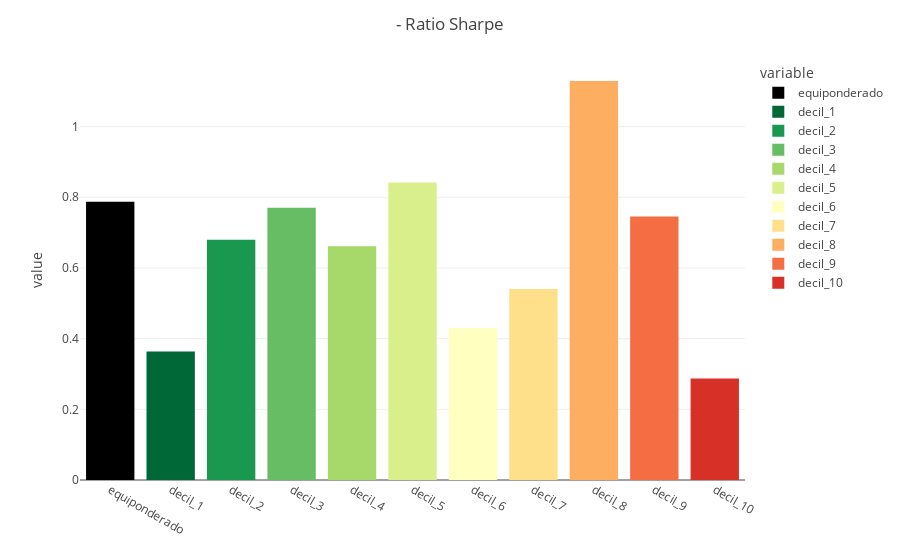

The code cell stored with this chart in its notebook:
### Code cell
pl.plot_sharpe(rets)

### Figure 1 — Plotly figure (JSON) as saved in the notebook; plotly's stock layout.template omitted (floating-point values rounded to 4 significant figures)
{"data": [{"alignmentgroup": "True", "hovertemplate": "variable=equiponderado<br>index=%{x}<br>value=%{y}<extra></extra>", "legendgroup": "equiponderado", "marker": {"color": "#000000", "pattern": {"shape": ""}}, "name": "equiponderado", "offsetgroup": "equiponderado", "orientation": "v", "showlegend": true, "textposition": "auto", "type": "bar", "x": ["equiponderado", "decil_1", "decil_2", "decil_3", "decil_4", "decil_5", "decil_6", "decil_7", "decil_8", "decil_9", "decil_10"], "xaxis": "x", "y": [0.7877, 0, 0, 0, 0, 0, 0, 0, 0, 0, 0], "yaxis": "y"}, {"alignmentgroup": "True", "hovertemplate": "variable=decil_1<br>index=%{x}<br>value=%{y}<extra></extra>", "legendgroup": "decil_1", "marker": {"color": "rgb(0,104,55)", "pattern": {"shape": ""}}, "name": "decil_1", "offsetgroup": "decil_1", "orientation": "v", "showlegend": true, "textposition": "auto", "type": "bar", "x": ["equiponderado", "decil_1", "decil_2", "decil_3", "decil_4", "decil_5", "decil_6", "decil_7", "decil_8", "decil_9", "decil_10"], "xaxis": "x", "y": [0, 0.3639, 0, 0, 0, 0, 0, 0, 0, 0, 0], "yaxis": "y"}, {"alignmentgroup": "True", "hovertemplate": "variable=decil_2<br>index=%{x}<br>value=%{y}<extra></extra>", "legendgroup": "decil_2", "marker": {"color": "rgb(26,152,80)", "pattern": {"shape": ""}}, "name": "decil_2", "offsetgroup": "decil_2", "orientation": "v", "showlegend": true, "textposition": "auto", "type": "bar", "x": ["equiponderado", "decil_1", "decil_2", "decil_3", "decil_4", "decil_5", "decil_6", "decil_7", "decil_8", "decil_9", "decil_10"], "xaxis": "x", "y": [0, 0, 0.6796, 0, 0, 0, 0, 0, 0, 0, 0], "yaxis": "y"}, {"alignmentgroup": "True", "hovertemplate": "variable=decil_3<br>index=%{x}<br>value=%{y}<extra></extra>", "legendgroup": "decil_3", "marker": {"color": "rgb(102,189,99)", "pattern": {"shape": ""}}, "name": "decil_3", "offsetgroup": "decil_3", "orientation": "v", "showlegend": true, "textposition": "auto", "type": "bar", "x": ["equiponderado", "decil_1", "decil_2", "decil_3", "decil_4", "decil_5", "decil_6", "decil_7", "decil_8", "decil_9", "decil_10"], "xaxis": "x", "y": [0, 0, 0, 0.7701, 0, 0, 0, 0, 0, 0, 0], "yaxis": "y"}, {"alignmentgroup": "True", "hovertemplate": "variable=decil_4<br>index=%{x}<br>value=%{y}<extra></extra>", "legendgroup": "decil_4", "marker": {"color": "rgb(166,217,106)", "pattern": {"shape": ""}}, "name": "decil_4", "offsetgroup": "decil_4", "orientation": "v", "showlegend": true, "textposition": "auto", "type": "bar", "x": ["equiponderado", "decil_1", "decil_2", "decil_3", "decil_4", "decil_5", "decil_6", "decil_7", "decil_8", "decil_9", "decil_10"], "xaxis": "x", "y": [0, 0, 0, 0, 0.6614, 0, 0, 0, 0, 0, 0], "yaxis": "y"}, {"alignmentgroup": "True", "hovertemplate": "variable=decil_5<br>index=%{x}<br>value=%{y}<extra></extra>", "legendgroup": "decil_5", "marker": {"color": "rgb(217,239,139)", "pattern": {"shape": ""}}, "name": "decil_5", "offsetgroup": "decil_5", "orientation": "v", "showlegend": true, "textposition": "auto", "type": "bar", "x": ["equiponderado", "decil_1", "decil_2", "decil_3", "decil_4", "decil_5", "decil_6", "decil_7", "decil_8", "decil_9", "decil_10"], "xaxis": "x", "y": [0, 0, 0, 0, 0, 0.8416, 0, 0, 0, 0, 0], "yaxis": "y"}, {"alignmentgroup": "True", "hovertemplate": "variable=decil_6<br>index=%{x}<br>value=%{y}<extra></extra>", "legendgroup": "decil_6", "marker": {"color": "rgb(255,255,191)", "pattern": {"shape": ""}}, "name": "decil_6", "offsetgroup": "decil_6", "orientation": "v", "showlegend": true, "textposition": "auto", "type": "bar", "x": ["equiponderado", "decil_1", "decil_2", "decil_3", "decil_4", "decil_5", "decil_6", "decil_7", "decil_8", "decil_9", "decil_10"], "xaxis": "x", "y": [0, 0, 0, 0, 0, 0, 0.4299, 0, 0, 0, 0], "yaxis": "y"}, {"alignmentgroup": "True", "hovertemplate": "variable=decil_7<br>index=%{x}<br>value=%{y}<extra></extra>", "legendgroup": "decil_7", "marker": {"color": "rgb(254,224,139)", "pattern": {"shape": ""}}, "name": "decil_7", "offsetgroup": "decil_7", "orientation": "v", "showlegend": true, "textposition": "auto", "type": "bar", "x": ["equiponderado", "decil_1", "decil_2", "decil_3", "decil_4", "decil_5", "decil_6", "decil_7", "decil_8", "decil_9", "decil_10"], "xaxis": "x", "y": [0, 0, 0, 0, 0, 0, 0, 0.5405, 0, 0, 0], "yaxis": "y"}, {"alignmentgroup": "True", "hovertemplate": "variable=decil_8<br>index=%{x}<br>value=%{y}<extra></extra>", "legendgroup": "decil_8", "marker": {"color": "rgb(253,174,97)", "pattern": {"shape": ""}}, "name": "decil_8", "offsetgroup": "decil_8", "orientation": "v", "showlegend": true, "textposition": "auto", "type": "bar", "x": ["equiponderado", "decil_1", "decil_2", "decil_3", "decil_4", "decil_5", "decil_6", "decil_7", "decil_8", "decil_9", "decil_10"], "xaxis": "x", "y": [0, 0, 0, 0, 0, 0, 0, 0, 1.129, 0, 0], "yaxis": "y"}, {"alignmentgroup": "True", "hovertemplate": "variable=decil_9<br>index=%{x}<br>value=%{y}<extra></extra>", "legendgroup": "decil_9", "marker": {"color": "rgb(244,109,67)", "pattern": {"shape": ""}}, "name": "decil_9", "offsetgroup": "decil_9", "orientation": "v", "showlegend": true, "textposition": "auto", "type": "bar", "x": ["equiponderado", "decil_1", "decil_2", "decil_3", "decil_4", "decil_5", "decil_6", "decil_7", "decil_8", "decil_9", "decil_10"], "xaxis": "x", "y": [0, 0, 0, 0, 0, 0, 0, 0, 0, 0.7455, 0], "yaxis": "y"}, {"alignmentgroup": "True", "hovertemplate": "variable=decil_10<br>index=%{x}<br>value=%{y}<extra></extra>", "legendgroup": "decil_10", "marker": {"color": "rgb(215,48,39)", "pattern": {"shape": ""}}, "name": "decil_10", "offsetgroup": "decil_10", "orientation": "v", "showlegend": true, "textposition": "auto", "type": "bar", "x": ["equiponderado", "decil_1", "decil_2", "decil_3", "decil_4", "decil_5", "decil_6", "decil_7", "decil_8", "decil_9", "decil_10"], "xaxis": "x", "y": [0, 0, 0, 0, 0, 0, 0, 0, 0, 0, 0.2873], "yaxis": "y"}], "layout": {"barmode": "relative", "legend": {"title": {"text": "variable"}, "tracegroupgap": 0}, "margin": {"t": 60}, "title": {"text": " - Ratio Sharpe"}, "xaxis": {"anchor": "y", "domain": [0, 1], "title": {}}, "yaxis": {"anchor": "x", "domain": [0, 1], "title": {"text": "value"}}}}
